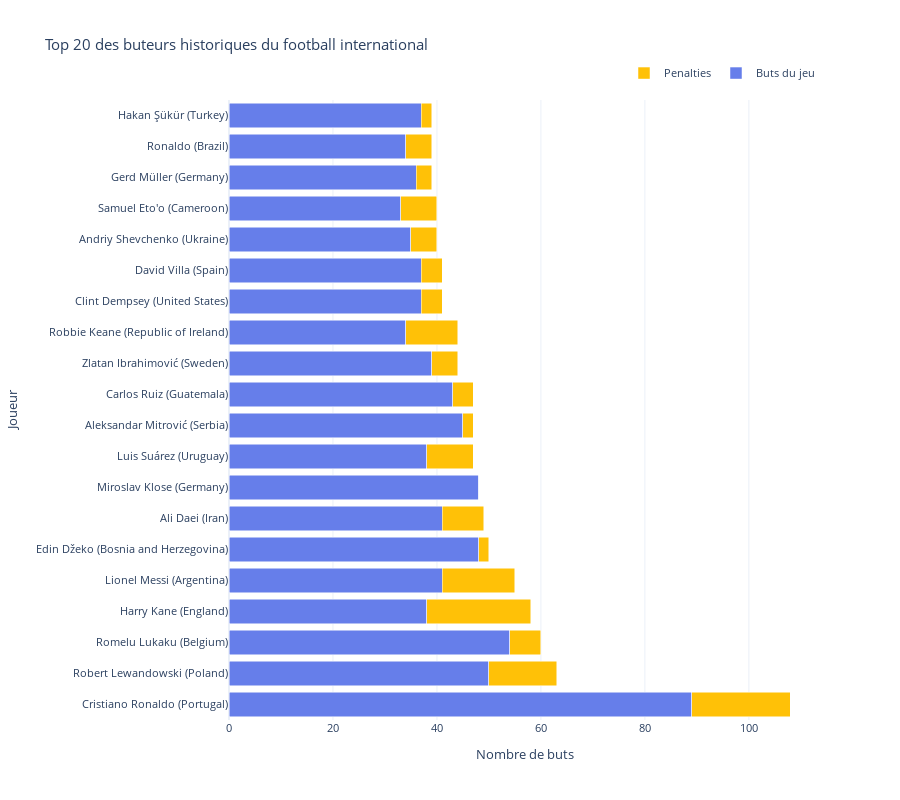

Notebook source saved alongside this figure:
### Code cell
df_scorers = pd.read_sql(query_scorers, engine)

# Création du graphique à barres horizontales empilées
fig = go.Figure()

# Buts du jeu
fig.add_trace(go.Bar(
    y=df_scorers['scorer'] + ' (' + df_scorers['team'] + ')',
    x=df_scorers['goals_from_play'],
    name='Buts du jeu',
    orientation='h',
    marker=dict(color='blue')
))

# Penalties
fig.add_trace(go.Bar(
    y=df_scorers['scorer'] + ' (' + df_scorers['team'] + ')',
    x=df_scorers['penalties'],
    name='Penalties',
    orientation='h',
    marker=dict(color='yellow')
))

fig.update_layout(
    title='Top 20 des buteurs historiques du football international',
    xaxis_title='Nombre de buts',
    yaxis_title='Joueur',
    barmode='stack',
    template='plotly_white',
    height=800,
    font=dict(size=11),
    legend=dict(orientation="h", yanchor="bottom", y=1.02, xanchor="right", x=1)
)

fig.show()
fig.write_html('top_buteurs.html')

### Figure 1 — Plotly figure (JSON) as saved in the notebook; plotly's stock layout.template omitted (floating-point values rounded to 4 significant figures)
{"data": [{"marker": {"color": "#667eea"}, "name": "Buts du jeu", "orientation": "h", "type": "bar", "x": [89, 50, 54, 38, 41, 48, 41, 48, 38, 45, 43, 39, 34, 37, 37, 35, 33, 36, 34, 37], "y": ["Cristiano Ronaldo (Portugal)", "Robert Lewandowski (Poland)", "Romelu Lukaku (Belgium)", "Harry Kane (England)", "Lionel Messi (Argentina)", "Edin Džeko (Bosnia and Herzegovina)", "Ali Daei (Iran)", "Miroslav Klose (Germany)", "Luis Suárez (Uruguay)", "Aleksandar Mitrović (Serbia)", "Carlos Ruiz (Guatemala)", "Zlatan Ibrahimović (Sweden)", "Robbie Keane (Republic of Ireland)", "Clint Dempsey (United States)", "David Villa (Spain)", "Andriy Shevchenko (Ukraine)", "Samuel Eto'o (Cameroon)", "Gerd Müller (Germany)", "Ronaldo (Brazil)", "Hakan Şükür (Turkey)"]}, {"marker": {"color": "#ffc107"}, "name": "Penalties", "orientation": "h", "type": "bar", "x": [19, 13, 6, 20, 14, 2, 8, 0, 9, 2, 4, 5, 10, 4, 4, 5, 7, 3, 5, 2], "y": ["Cristiano Ronaldo (Portugal)", "Robert Lewandowski (Poland)", "Romelu Lukaku (Belgium)", "Harry Kane (England)", "Lionel Messi (Argentina)", "Edin Džeko (Bosnia and Herzegovina)", "Ali Daei (Iran)", "Miroslav Klose (Germany)", "Luis Suárez (Uruguay)", "Aleksandar Mitrović (Serbia)", "Carlos Ruiz (Guatemala)", "Zlatan Ibrahimović (Sweden)", "Robbie Keane (Republic of Ireland)", "Clint Dempsey (United States)", "David Villa (Spain)", "Andriy Shevchenko (Ukraine)", "Samuel Eto'o (Cameroon)", "Gerd Müller (Germany)", "Ronaldo (Brazil)", "Hakan Şükür (Turkey)"]}], "layout": {"barmode": "stack", "font": {"size": 11}, "height": 800, "legend": {"orientation": "h", "x": 1, "xanchor": "right", "y": 1.02, "yanchor": "bottom"}, "title": {"text": "Top 20 des buteurs historiques du football international"}, "xaxis": {"title": {"text": "Nombre de buts"}}, "yaxis": {"title": {"text": "Joueur"}}}}
